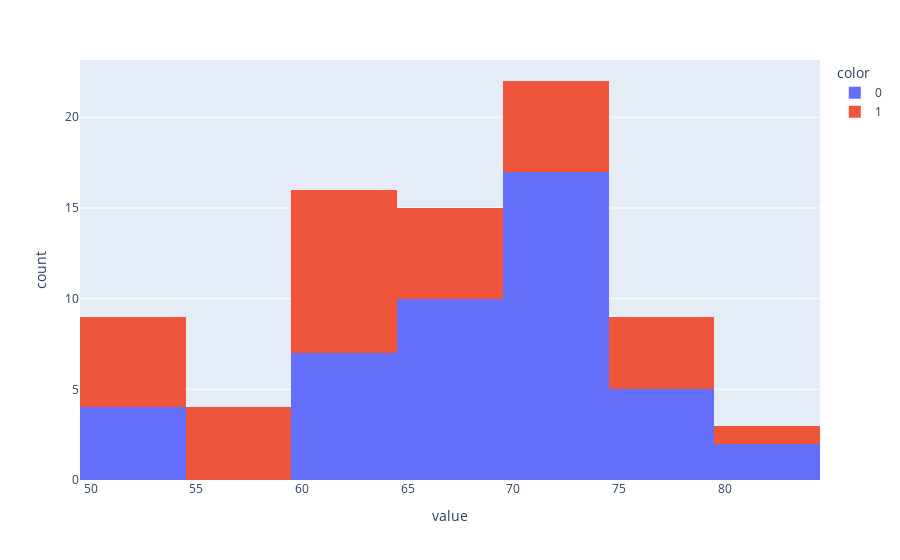

Notebook code cell kept with this figure:
### Markdown cell above
Surprinsgly, we see that prediction of having a stroke in the past decreases with age and height Let's see the stroke history distribution by age and height.

### Code cell
px.histogram(X_train["age"], nbins=10, color=y_train)

### Figure 1 — Plotly figure (JSON) as saved in the notebook; plotly's stock layout.template omitted (floating-point values rounded to 4 significant figures)
{"data": [{"alignmentgroup": "True", "bingroup": "x", "hovertemplate": "color=0<br>value=%{x}<br>count=%{y}<extra></extra>", "legendgroup": "0", "marker": {"color": "#636efa", "pattern": {"shape": ""}}, "name": "0", "nbinsx": 10, "offsetgroup": "0", "orientation": "v", "showlegend": true, "type": "histogram", "x": [72, 74, 52, 64, 79, 60, 80, 65, 70, 68, 71, 66, 70, 66, 78, 72, 64, 70, 75, 72, 70, 70, 78, 66, 70, 80, 61, 66, 63, 78, 74, 70, 62, 67, 67, 53, 65, 74, 68, 70, 71, 53, 51, 62, 71], "xaxis": "x", "yaxis": "y"}, {"alignmentgroup": "True", "bingroup": "x", "hovertemplate": "color=1<br>value=%{x}<br>count=%{y}<extra></extra>", "legendgroup": "1", "marker": {"color": "#EF553B", "pattern": {"shape": ""}}, "name": "1", "nbinsx": 10, "offsetgroup": "1", "orientation": "v", "showlegend": true, "type": "histogram", "x": [60, 80, 72, 62, 53, 74, 60, 78, 64, 74, 55, 59, 58, 67, 67, 52, 62, 79, 64, 54, 50, 79, 55, 64, 64, 65, 78, 66, 50, 63, 71, 71, 67], "xaxis": "x", "yaxis": "y"}], "layout": {"barmode": "relative", "legend": {"title": {"text": "color"}, "tracegroupgap": 0}, "margin": {"t": 60}, "xaxis": {"anchor": "y", "domain": [0, 1], "title": {"text": "value"}}, "yaxis": {"anchor": "x", "domain": [0, 1], "title": {"text": "count"}}}}
